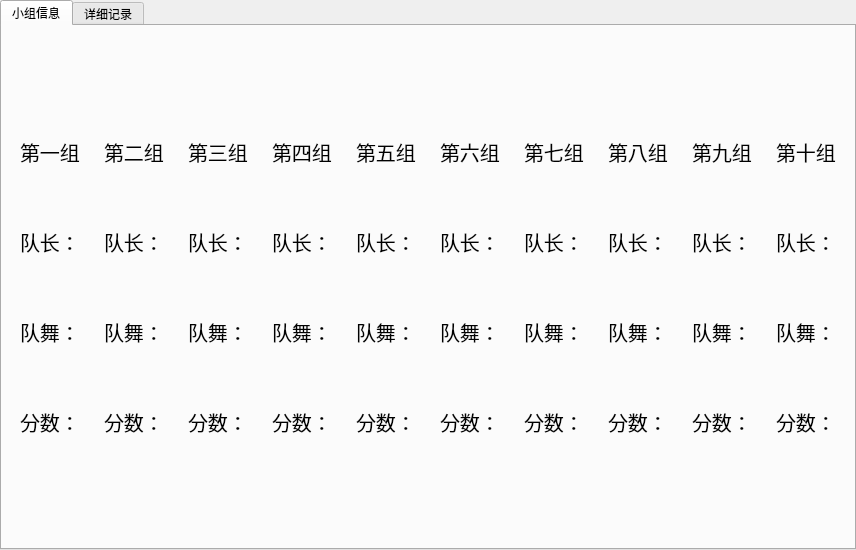
<?xml version="1.0" encoding="UTF-8"?>
<ui version="4.0">
 <class>ScoreViewer</class>
 <widget class="QMainWindow" name="ScoreViewer">
  <property name="geometry">
   <rect>
    <x>0</x>
    <y>0</y>
    <width>856</width>
    <height>550</height>
   </rect>
  </property>
  <property name="windowTitle">
   <string>积分榜</string>
  </property>
  <property name="accessibleName">
   <string/>
  </property>
  <widget class="QWidget" name="centralwidget">
   <layout class="QHBoxLayout" name="horizontalLayout">
    <property name="leftMargin">
     <number>0</number>
    </property>
    <property name="topMargin">
     <number>0</number>
    </property>
    <property name="rightMargin">
     <number>0</number>
    </property>
    <property name="bottomMargin">
     <number>0</number>
    </property>
    <item>
     <widget class="QTabWidget" name="tabWidget">
      <property name="font">
       <font>
        <hintingpreference>PreferDefaultHinting</hintingpreference>
       </font>
      </property>
      <property name="layoutDirection">
       <enum>Qt::LayoutDirection::LeftToRight</enum>
      </property>
      <property name="currentIndex">
       <number>0</number>
      </property>
      <property name="elideMode">
       <enum>Qt::TextElideMode::ElideNone</enum>
      </property>
      <widget class="QWidget" name="GroupInfoTab">
       <property name="sizePolicy">
        <sizepolicy hsizetype="Preferred" vsizetype="Preferred">
         <horstretch>0</horstretch>
         <verstretch>0</verstretch>
        </sizepolicy>
       </property>
       <attribute name="title">
        <string>小组信息</string>
       </attribute>
       <layout class="QHBoxLayout" name="horizontalLayout_2">
        <item>
         <widget class="QWidget" name="infogroup1" native="true">
          <layout class="QVBoxLayout" name="verticalLayout">
           <property name="spacing">
            <number>50</number>
           </property>
           <item>
            <spacer name="verticalSpacer">
             <property name="orientation">
              <enum>Qt::Orientation::Vertical</enum>
             </property>
             <property name="sizeHint" stdset="0">
              <size>
               <width>20</width>
               <height>40</height>
              </size>
             </property>
            </spacer>
           </item>
           <item>
            <widget class="QLabel" name="labelid1">
             <property name="minimumSize">
              <size>
               <width>0</width>
               <height>40</height>
              </size>
             </property>
             <property name="maximumSize">
              <size>
               <width>16777215</width>
               <height>40</height>
              </size>
             </property>
             <property name="font">
              <font>
               <pointsize>15</pointsize>
               <hintingpreference>PreferDefaultHinting</hintingpreference>
              </font>
             </property>
             <property name="text">
              <string>第一组</string>
             </property>
            </widget>
           </item>
           <item>
            <widget class="QLabel" name="labelname1">
             <property name="minimumSize">
              <size>
               <width>0</width>
               <height>40</height>
              </size>
             </property>
             <property name="maximumSize">
              <size>
               <width>16777215</width>
               <height>40</height>
              </size>
             </property>
             <property name="font">
              <font>
               <pointsize>15</pointsize>
               <hintingpreference>PreferDefaultHinting</hintingpreference>
              </font>
             </property>
             <property name="text">
              <string>队长：</string>
             </property>
            </widget>
           </item>
           <item>
            <widget class="QLabel" name="labeldance1">
             <property name="minimumSize">
              <size>
               <width>0</width>
               <height>40</height>
              </size>
             </property>
             <property name="maximumSize">
              <size>
               <width>16777215</width>
               <height>40</height>
              </size>
             </property>
             <property name="font">
              <font>
               <pointsize>15</pointsize>
               <hintingpreference>PreferDefaultHinting</hintingpreference>
              </font>
             </property>
             <property name="text">
              <string>队舞：</string>
             </property>
            </widget>
           </item>
           <item>
            <widget class="QLabel" name="labelscore1">
             <property name="minimumSize">
              <size>
               <width>0</width>
               <height>40</height>
              </size>
             </property>
             <property name="maximumSize">
              <size>
               <width>16777215</width>
               <height>40</height>
              </size>
             </property>
             <property name="font">
              <font>
               <pointsize>15</pointsize>
               <hintingpreference>PreferDefaultHinting</hintingpreference>
              </font>
             </property>
             <property name="text">
              <string>分数：</string>
             </property>
            </widget>
           </item>
           <item>
            <spacer name="verticalSpacer_2">
             <property name="orientation">
              <enum>Qt::Orientation::Vertical</enum>
             </property>
             <property name="sizeHint" stdset="0">
              <size>
               <width>20</width>
               <height>40</height>
              </size>
             </property>
            </spacer>
           </item>
          </layout>
         </widget>
        </item>
        <item>
         <widget class="QWidget" name="infogroup2" native="true">
          <layout class="QVBoxLayout" name="verticalLayout_9">
           <property name="spacing">
            <number>50</number>
           </property>
           <item>
            <spacer name="verticalSpacer_17">
             <property name="orientation">
              <enum>Qt::Orientation::Vertical</enum>
             </property>
             <property name="sizeHint" stdset="0">
              <size>
               <width>20</width>
               <height>40</height>
              </size>
             </property>
            </spacer>
           </item>
           <item>
            <widget class="QLabel" name="labelid2">
             <property name="minimumSize">
              <size>
               <width>0</width>
               <height>40</height>
              </size>
             </property>
             <property name="maximumSize">
              <size>
               <width>16777215</width>
               <height>40</height>
              </size>
             </property>
             <property name="font">
              <font>
               <pointsize>15</pointsize>
               <hintingpreference>PreferDefaultHinting</hintingpreference>
              </font>
             </property>
             <property name="text">
              <string>第二组</string>
             </property>
            </widget>
           </item>
           <item>
            <widget class="QLabel" name="labelname2">
             <property name="minimumSize">
              <size>
               <width>0</width>
               <height>40</height>
              </size>
             </property>
             <property name="maximumSize">
              <size>
               <width>16777215</width>
               <height>40</height>
              </size>
             </property>
             <property name="font">
              <font>
               <pointsize>15</pointsize>
               <hintingpreference>PreferDefaultHinting</hintingpreference>
              </font>
             </property>
             <property name="text">
              <string>队长：</string>
             </property>
            </widget>
           </item>
           <item>
            <widget class="QLabel" name="labeldance2">
             <property name="minimumSize">
              <size>
               <width>0</width>
               <height>40</height>
              </size>
             </property>
             <property name="maximumSize">
              <size>
               <width>16777215</width>
               <height>40</height>
              </size>
             </property>
             <property name="font">
              <font>
               <pointsize>15</pointsize>
               <hintingpreference>PreferDefaultHinting</hintingpreference>
              </font>
             </property>
             <property name="text">
              <string>队舞：</string>
             </property>
            </widget>
           </item>
           <item>
            <widget class="QLabel" name="labelscore2">
             <property name="minimumSize">
              <size>
               <width>0</width>
               <height>40</height>
              </size>
             </property>
             <property name="maximumSize">
              <size>
               <width>16777215</width>
               <height>40</height>
              </size>
             </property>
             <property name="font">
              <font>
               <pointsize>15</pointsize>
               <hintingpreference>PreferDefaultHinting</hintingpreference>
              </font>
             </property>
             <property name="text">
              <string>分数：</string>
             </property>
            </widget>
           </item>
           <item>
            <spacer name="verticalSpacer_18">
             <property name="orientation">
              <enum>Qt::Orientation::Vertical</enum>
             </property>
             <property name="sizeHint" stdset="0">
              <size>
               <width>20</width>
               <height>40</height>
              </size>
             </property>
            </spacer>
           </item>
          </layout>
         </widget>
        </item>
        <item>
         <widget class="QWidget" name="infogroup3" native="true">
          <layout class="QVBoxLayout" name="verticalLayout_7">
           <property name="spacing">
            <number>50</number>
           </property>
           <item>
            <spacer name="verticalSpacer_13">
             <property name="orientation">
              <enum>Qt::Orientation::Vertical</enum>
             </property>
             <property name="sizeHint" stdset="0">
              <size>
               <width>20</width>
               <height>40</height>
              </size>
             </property>
            </spacer>
           </item>
           <item>
            <widget class="QLabel" name="labelid3">
             <property name="minimumSize">
              <size>
               <width>0</width>
               <height>40</height>
              </size>
             </property>
             <property name="maximumSize">
              <size>
               <width>16777215</width>
               <height>40</height>
              </size>
             </property>
             <property name="font">
              <font>
               <pointsize>15</pointsize>
               <hintingpreference>PreferDefaultHinting</hintingpreference>
              </font>
             </property>
             <property name="text">
              <string>第三组</string>
             </property>
            </widget>
           </item>
           <item>
            <widget class="QLabel" name="labelname3">
             <property name="minimumSize">
              <size>
               <width>0</width>
               <height>40</height>
              </size>
             </property>
             <property name="maximumSize">
              <size>
               <width>16777215</width>
               <height>40</height>
              </size>
             </property>
             <property name="font">
              <font>
               <pointsize>15</pointsize>
               <hintingpreference>PreferDefaultHinting</hintingpreference>
              </font>
             </property>
             <property name="text">
              <string>队长：</string>
             </property>
            </widget>
           </item>
           <item>
            <widget class="QLabel" name="labeldance3">
             <property name="minimumSize">
              <size>
               <width>0</width>
               <height>40</height>
              </size>
             </property>
             <property name="maximumSize">
              <size>
               <width>16777215</width>
               <height>40</height>
              </size>
             </property>
             <property name="font">
              <font>
               <pointsize>15</pointsize>
               <hintingpreference>PreferDefaultHinting</hintingpreference>
              </font>
             </property>
             <property name="text">
              <string>队舞：</string>
             </property>
            </widget>
           </item>
           <item>
            <widget class="QLabel" name="labelscore3">
             <property name="minimumSize">
              <size>
               <width>0</width>
               <height>40</height>
              </size>
             </property>
             <property name="maximumSize">
              <size>
               <width>16777215</width>
               <height>40</height>
              </size>
             </property>
             <property name="font">
              <font>
               <pointsize>15</pointsize>
               <hintingpreference>PreferDefaultHinting</hintingpreference>
              </font>
             </property>
             <property name="text">
              <string>分数：</string>
             </property>
            </widget>
           </item>
           <item>
            <spacer name="verticalSpacer_14">
             <property name="orientation">
              <enum>Qt::Orientation::Vertical</enum>
             </property>
             <property name="sizeHint" stdset="0">
              <size>
               <width>20</width>
               <height>40</height>
              </size>
             </property>
            </spacer>
           </item>
          </layout>
         </widget>
        </item>
        <item>
         <widget class="QWidget" name="infogroup4" native="true">
          <layout class="QVBoxLayout" name="verticalLayout_10">
           <property name="spacing">
            <number>50</number>
           </property>
           <item>
            <spacer name="verticalSpacer_19">
             <property name="orientation">
              <enum>Qt::Orientation::Vertical</enum>
             </property>
             <property name="sizeHint" stdset="0">
              <size>
               <width>20</width>
               <height>40</height>
              </size>
             </property>
            </spacer>
           </item>
           <item>
            <widget class="QLabel" name="labelid4">
             <property name="minimumSize">
              <size>
               <width>0</width>
               <height>40</height>
              </size>
             </property>
             <property name="maximumSize">
              <size>
               <width>16777215</width>
               <height>40</height>
              </size>
             </property>
             <property name="font">
              <font>
               <pointsize>15</pointsize>
               <hintingpreference>PreferDefaultHinting</hintingpreference>
              </font>
             </property>
             <property name="text">
              <string>第四组</string>
             </property>
            </widget>
           </item>
           <item>
            <widget class="QLabel" name="labelname4">
             <property name="minimumSize">
              <size>
               <width>0</width>
               <height>40</height>
              </size>
             </property>
             <property name="maximumSize">
              <size>
               <width>16777215</width>
               <height>40</height>
              </size>
             </property>
             <property name="font">
              <font>
               <pointsize>15</pointsize>
               <hintingpreference>PreferDefaultHinting</hintingpreference>
              </font>
             </property>
             <property name="text">
              <string>队长：</string>
             </property>
            </widget>
           </item>
           <item>
            <widget class="QLabel" name="labeldance4">
             <property name="minimumSize">
              <size>
               <width>0</width>
               <height>40</height>
              </size>
             </property>
             <property name="maximumSize">
              <size>
               <width>16777215</width>
               <height>40</height>
              </size>
             </property>
             <property name="font">
              <font>
               <pointsize>15</pointsize>
               <hintingpreference>PreferDefaultHinting</hintingpreference>
              </font>
             </property>
             <property name="text">
              <string>队舞：</string>
             </property>
            </widget>
           </item>
           <item>
            <widget class="QLabel" name="labelscore4">
             <property name="minimumSize">
              <size>
               <width>0</width>
               <height>40</height>
              </size>
             </property>
             <property name="maximumSize">
              <size>
               <width>16777215</width>
               <height>40</height>
              </size>
             </property>
             <property name="font">
              <font>
               <pointsize>15</pointsize>
               <hintingpreference>PreferDefaultHinting</hintingpreference>
              </font>
             </property>
             <property name="text">
              <string>分数：</string>
             </property>
            </widget>
           </item>
           <item>
            <spacer name="verticalSpacer_20">
             <property name="orientation">
              <enum>Qt::Orientation::Vertical</enum>
             </property>
             <property name="sizeHint" stdset="0">
              <size>
               <width>20</width>
               <height>40</height>
              </size>
             </property>
            </spacer>
           </item>
          </layout>
         </widget>
        </item>
        <item>
         <widget class="QWidget" name="infogroup5" native="true">
          <layout class="QVBoxLayout" name="verticalLayout_2">
           <property name="spacing">
            <number>50</number>
           </property>
           <item>
            <spacer name="verticalSpacer_3">
             <property name="orientation">
              <enum>Qt::Orientation::Vertical</enum>
             </property>
             <property name="sizeHint" stdset="0">
              <size>
               <width>20</width>
               <height>40</height>
              </size>
             </property>
            </spacer>
           </item>
           <item>
            <widget class="QLabel" name="labelid5">
             <property name="minimumSize">
              <size>
               <width>0</width>
               <height>40</height>
              </size>
             </property>
             <property name="maximumSize">
              <size>
               <width>16777215</width>
               <height>40</height>
              </size>
             </property>
             <property name="font">
              <font>
               <pointsize>15</pointsize>
               <hintingpreference>PreferDefaultHinting</hintingpreference>
              </font>
             </property>
             <property name="text">
              <string>第五组</string>
             </property>
            </widget>
           </item>
           <item>
            <widget class="QLabel" name="labelname5">
             <property name="minimumSize">
              <size>
               <width>0</width>
               <height>40</height>
              </size>
             </property>
             <property name="maximumSize">
              <size>
               <width>16777215</width>
               <height>40</height>
              </size>
             </property>
             <property name="font">
              <font>
               <pointsize>15</pointsize>
               <hintingpreference>PreferDefaultHinting</hintingpreference>
              </font>
             </property>
             <property name="text">
              <string>队长：</string>
             </property>
            </widget>
           </item>
           <item>
            <widget class="QLabel" name="labeldance5">
             <property name="minimumSize">
              <size>
               <width>0</width>
               <height>40</height>
              </size>
             </property>
             <property name="maximumSize">
              <size>
               <width>16777215</width>
               <height>40</height>
              </size>
             </property>
             <property name="font">
              <font>
               <pointsize>15</pointsize>
               <hintingpreference>PreferDefaultHinting</hintingpreference>
              </font>
             </property>
             <property name="text">
              <string>队舞：</string>
             </property>
            </widget>
           </item>
           <item>
            <widget class="QLabel" name="labelscore5">
             <property name="minimumSize">
              <size>
               <width>0</width>
               <height>40</height>
              </size>
             </property>
             <property name="maximumSize">
              <size>
               <width>16777215</width>
               <height>40</height>
              </size>
             </property>
             <property name="font">
              <font>
               <pointsize>15</pointsize>
               <hintingpreference>PreferDefaultHinting</hintingpreference>
              </font>
             </property>
             <property name="text">
              <string>分数：</string>
             </property>
            </widget>
           </item>
           <item>
            <spacer name="verticalSpacer_4">
             <property name="orientation">
              <enum>Qt::Orientation::Vertical</enum>
             </property>
             <property name="sizeHint" stdset="0">
              <size>
               <width>20</width>
               <height>40</height>
              </size>
             </property>
            </spacer>
           </item>
          </layout>
         </widget>
        </item>
        <item>
         <widget class="QWidget" name="infogroup6" native="true">
          <layout class="QVBoxLayout" name="verticalLayout_8">
           <property name="spacing">
            <number>50</number>
           </property>
           <item>
            <spacer name="verticalSpacer_15">
             <property name="orientation">
              <enum>Qt::Orientation::Vertical</enum>
             </property>
             <property name="sizeHint" stdset="0">
              <size>
               <width>20</width>
               <height>40</height>
              </size>
             </property>
            </spacer>
           </item>
           <item>
            <widget class="QLabel" name="labelid6">
             <property name="minimumSize">
              <size>
               <width>0</width>
               <height>40</height>
              </size>
             </property>
             <property name="maximumSize">
              <size>
               <width>16777215</width>
               <height>40</height>
              </size>
             </property>
             <property name="font">
              <font>
               <pointsize>15</pointsize>
               <hintingpreference>PreferDefaultHinting</hintingpreference>
              </font>
             </property>
             <property name="text">
              <string>第六组</string>
             </property>
            </widget>
           </item>
           <item>
            <widget class="QLabel" name="labelname6">
             <property name="minimumSize">
              <size>
               <width>0</width>
               <height>40</height>
              </size>
             </property>
             <property name="maximumSize">
              <size>
               <width>16777215</width>
               <height>40</height>
              </size>
             </property>
             <property name="font">
              <font>
               <pointsize>15</pointsize>
               <hintingpreference>PreferDefaultHinting</hintingpreference>
              </font>
             </property>
             <property name="text">
              <string>队长：</string>
             </property>
            </widget>
           </item>
           <item>
            <widget class="QLabel" name="labeldance6">
             <property name="minimumSize">
              <size>
               <width>0</width>
               <height>40</height>
              </size>
             </property>
             <property name="maximumSize">
              <size>
               <width>16777215</width>
               <height>40</height>
              </size>
             </property>
             <property name="font">
              <font>
               <pointsize>15</pointsize>
               <hintingpreference>PreferDefaultHinting</hintingpreference>
              </font>
             </property>
             <property name="text">
              <string>队舞：</string>
             </property>
            </widget>
           </item>
           <item>
            <widget class="QLabel" name="labelscore6">
             <property name="minimumSize">
              <size>
               <width>0</width>
               <height>40</height>
              </size>
             </property>
             <property name="maximumSize">
              <size>
               <width>16777215</width>
               <height>40</height>
              </size>
             </property>
             <property name="font">
              <font>
               <pointsize>15</pointsize>
               <hintingpreference>PreferDefaultHinting</hintingpreference>
              </font>
             </property>
             <property name="text">
              <string>分数：</string>
             </property>
            </widget>
           </item>
           <item>
            <spacer name="verticalSpacer_16">
             <property name="orientation">
              <enum>Qt::Orientation::Vertical</enum>
             </property>
             <property name="sizeHint" stdset="0">
              <size>
               <width>20</width>
               <height>40</height>
              </size>
             </property>
            </spacer>
           </item>
          </layout>
         </widget>
        </item>
        <item>
         <widget class="QWidget" name="infogroup7" native="true">
          <layout class="QVBoxLayout" name="verticalLayout_5">
           <property name="spacing">
            <number>50</number>
           </property>
           <item>
            <spacer name="verticalSpacer_9">
             <property name="orientation">
              <enum>Qt::Orientation::Vertical</enum>
             </property>
             <property name="sizeHint" stdset="0">
              <size>
               <width>20</width>
               <height>40</height>
              </size>
             </property>
            </spacer>
           </item>
           <item>
            <widget class="QLabel" name="labelid7">
             <property name="minimumSize">
              <size>
               <width>0</width>
               <height>40</height>
              </size>
             </property>
             <property name="maximumSize">
              <size>
               <width>16777215</width>
               <height>40</height>
              </size>
             </property>
             <property name="font">
              <font>
               <pointsize>15</pointsize>
               <hintingpreference>PreferDefaultHinting</hintingpreference>
              </font>
             </property>
             <property name="text">
              <string>第七组</string>
             </property>
            </widget>
           </item>
           <item>
            <widget class="QLabel" name="labelname7">
             <property name="minimumSize">
              <size>
               <width>0</width>
               <height>40</height>
              </size>
             </property>
             <property name="maximumSize">
              <size>
               <width>16777215</width>
               <height>40</height>
              </size>
             </property>
             <property name="font">
              <font>
               <pointsize>15</pointsize>
               <hintingpreference>PreferDefaultHinting</hintingpreference>
              </font>
             </property>
             <property name="text">
              <string>队长：</string>
             </property>
            </widget>
           </item>
           <item>
            <widget class="QLabel" name="labeldance7">
             <property name="minimumSize">
              <size>
               <width>0</width>
               <height>40</height>
              </size>
             </property>
             <property name="maximumSize">
              <size>
               <width>16777215</width>
               <height>40</height>
              </size>
             </property>
             <property name="font">
              <font>
               <pointsize>15</pointsize>
               <hintingpreference>PreferDefaultHinting</hintingpreference>
              </font>
             </property>
             <property name="text">
              <string>队舞：</string>
             </property>
            </widget>
           </item>
           <item>
            <widget class="QLabel" name="labelscore7">
             <property name="minimumSize">
              <size>
               <width>0</width>
               <height>40</height>
              </size>
             </property>
             <property name="maximumSize">
              <size>
               <width>16777215</width>
               <height>40</height>
              </size>
             </property>
             <property name="font">
              <font>
               <pointsize>15</pointsize>
               <hintingpreference>PreferDefaultHinting</hintingpreference>
              </font>
             </property>
             <property name="text">
              <string>分数：</string>
             </property>
            </widget>
           </item>
           <item>
            <spacer name="verticalSpacer_10">
             <property name="orientation">
              <enum>Qt::Orientation::Vertical</enum>
             </property>
             <property name="sizeHint" stdset="0">
              <size>
               <width>20</width>
               <height>40</height>
              </size>
             </property>
            </spacer>
           </item>
          </layout>
         </widget>
        </item>
        <item>
         <widget class="QWidget" name="infogroup8" native="true">
          <layout class="QVBoxLayout" name="verticalLayout_11">
           <property name="spacing">
            <number>50</number>
           </property>
           <item>
            <spacer name="verticalSpacer_21">
             <property name="orientation">
              <enum>Qt::Orientation::Vertical</enum>
             </property>
             <property name="sizeHint" stdset="0">
              <size>
               <width>20</width>
               <height>40</height>
              </size>
             </property>
            </spacer>
           </item>
           <item>
            <widget class="QLabel" name="labelid8">
             <property name="minimumSize">
              <size>
               <width>0</width>
               <height>40</height>
              </size>
             </property>
             <property name="maximumSize">
              <size>
               <width>16777215</width>
               <height>40</height>
              </size>
             </property>
             <property name="font">
              <font>
               <pointsize>15</pointsize>
               <hintingpreference>PreferDefaultHinting</hintingpreference>
              </font>
             </property>
             <property name="text">
              <string>第八组</string>
             </property>
            </widget>
           </item>
           <item>
            <widget class="QLabel" name="labelname8">
             <property name="minimumSize">
              <size>
               <width>0</width>
               <height>40</height>
              </size>
             </property>
             <property name="maximumSize">
              <size>
               <width>16777215</width>
               <height>40</height>
              </size>
             </property>
             <property name="font">
              <font>
               <pointsize>15</pointsize>
               <hintingpreference>PreferDefaultHinting</hintingpreference>
              </font>
             </property>
             <property name="text">
              <string>队长：</string>
             </property>
            </widget>
           </item>
           <item>
            <widget class="QLabel" name="labeldance8">
             <property name="minimumSize">
              <size>
               <width>0</width>
               <height>40</height>
              </size>
             </property>
             <property name="maximumSize">
              <size>
               <width>16777215</width>
               <height>40</height>
              </size>
             </property>
             <property name="font">
              <font>
               <pointsize>15</pointsize>
               <hintingpreference>PreferDefaultHinting</hintingpreference>
              </font>
             </property>
             <property name="text">
              <string>队舞：</string>
             </property>
            </widget>
           </item>
           <item>
            <widget class="QLabel" name="labelscore8">
             <property name="minimumSize">
              <size>
               <width>0</width>
               <height>40</height>
              </size>
             </property>
             <property name="maximumSize">
              <size>
               <width>16777215</width>
               <height>40</height>
              </size>
             </property>
             <property name="font">
              <font>
               <pointsize>15</pointsize>
               <hintingpreference>PreferDefaultHinting</hintingpreference>
              </font>
             </property>
             <property name="text">
              <string>分数：</string>
             </property>
            </widget>
           </item>
           <item>
            <spacer name="verticalSpacer_22">
             <property name="orientation">
              <enum>Qt::Orientation::Vertical</enum>
             </property>
             <property name="sizeHint" stdset="0">
              <size>
               <width>20</width>
               <height>40</height>
              </size>
             </property>
            </spacer>
           </item>
          </layout>
         </widget>
        </item>
        <item>
         <widget class="QWidget" name="infogroup9" native="true">
          <layout class="QVBoxLayout" name="verticalLayout_6">
           <property name="spacing">
            <number>50</number>
           </property>
           <item>
            <spacer name="verticalSpacer_11">
             <property name="orientation">
              <enum>Qt::Orientation::Vertical</enum>
             </property>
             <property name="sizeHint" stdset="0">
              <size>
               <width>20</width>
               <height>40</height>
              </size>
             </property>
            </spacer>
           </item>
           <item>
            <widget class="QLabel" name="labelid9">
             <property name="minimumSize">
              <size>
               <width>0</width>
               <height>40</height>
              </size>
             </property>
             <property name="maximumSize">
              <size>
               <width>16777215</width>
               <height>40</height>
              </size>
             </property>
             <property name="font">
              <font>
               <pointsize>15</pointsize>
               <hintingpreference>PreferDefaultHinting</hintingpreference>
              </font>
             </property>
             <property name="text">
              <string>第九组</string>
             </property>
            </widget>
           </item>
           <item>
            <widget class="QLabel" name="labelname9">
             <property name="minimumSize">
              <size>
               <width>0</width>
               <height>40</height>
              </size>
             </property>
             <property name="maximumSize">
              <size>
               <width>16777215</width>
               <height>40</height>
              </size>
             </property>
             <property name="font">
              <font>
               <pointsize>15</pointsize>
               <hintingpreference>PreferDefaultHinting</hintingpreference>
              </font>
             </property>
             <property name="text">
              <string>队长：</string>
             </property>
            </widget>
           </item>
           <item>
            <widget class="QLabel" name="labeldance9">
             <property name="minimumSize">
              <size>
               <width>0</width>
               <height>40</height>
              </size>
             </property>
             <property name="maximumSize">
              <size>
               <width>16777215</width>
               <height>40</height>
              </size>
             </property>
             <property name="font">
              <font>
               <pointsize>15</pointsize>
               <hintingpreference>PreferDefaultHinting</hintingpreference>
              </font>
             </property>
             <property name="text">
              <string>队舞：</string>
             </property>
            </widget>
           </item>
           <item>
            <widget class="QLabel" name="labelscore9">
             <property name="minimumSize">
              <size>
               <width>0</width>
               <height>40</height>
              </size>
             </property>
             <property name="maximumSize">
              <size>
               <width>16777215</width>
               <height>40</height>
              </size>
             </property>
             <property name="font">
              <font>
               <pointsize>15</pointsize>
               <hintingpreference>PreferDefaultHinting</hintingpreference>
              </font>
             </property>
             <property name="text">
              <string>分数：</string>
             </property>
            </widget>
           </item>
           <item>
            <spacer name="verticalSpacer_12">
             <property name="orientation">
              <enum>Qt::Orientation::Vertical</enum>
             </property>
             <property name="sizeHint" stdset="0">
              <size>
               <width>20</width>
               <height>40</height>
              </size>
             </property>
            </spacer>
           </item>
          </layout>
         </widget>
        </item>
        <item>
         <widget class="QWidget" name="infogroup10" native="true">
          <layout class="QVBoxLayout" name="verticalLayout_3">
           <property name="spacing">
            <number>50</number>
           </property>
           <item>
            <spacer name="verticalSpacer_5">
             <property name="orientation">
              <enum>Qt::Orientation::Vertical</enum>
             </property>
             <property name="sizeHint" stdset="0">
              <size>
               <width>20</width>
               <height>40</height>
              </size>
             </property>
            </spacer>
           </item>
           <item>
            <widget class="QLabel" name="labelid10">
             <property name="minimumSize">
              <size>
               <width>0</width>
               <height>40</height>
              </size>
             </property>
             <property name="maximumSize">
              <size>
               <width>16777215</width>
               <height>40</height>
              </size>
             </property>
             <property name="font">
              <font>
               <pointsize>15</pointsize>
               <hintingpreference>PreferDefaultHinting</hintingpreference>
              </font>
             </property>
             <property name="text">
              <string>第十组</string>
             </property>
            </widget>
           </item>
           <item>
            <widget class="QLabel" name="labelname10">
             <property name="minimumSize">
              <size>
               <width>0</width>
               <height>40</height>
              </size>
             </property>
             <property name="maximumSize">
              <size>
               <width>16777215</width>
               <height>40</height>
              </size>
             </property>
             <property name="font">
              <font>
               <pointsize>15</pointsize>
               <hintingpreference>PreferDefaultHinting</hintingpreference>
              </font>
             </property>
             <property name="text">
              <string>队长：</string>
             </property>
            </widget>
           </item>
           <item>
            <widget class="QLabel" name="labeldance10">
             <property name="minimumSize">
              <size>
               <width>0</width>
               <height>40</height>
              </size>
             </property>
             <property name="maximumSize">
              <size>
               <width>16777215</width>
               <height>40</height>
              </size>
             </property>
             <property name="font">
              <font>
               <pointsize>15</pointsize>
               <hintingpreference>PreferDefaultHinting</hintingpreference>
              </font>
             </property>
             <property name="text">
              <string>队舞：</string>
             </property>
            </widget>
           </item>
           <item>
            <widget class="QLabel" name="labelscore10">
             <property name="minimumSize">
              <size>
               <width>0</width>
               <height>40</height>
              </size>
             </property>
             <property name="maximumSize">
              <size>
               <width>16777215</width>
               <height>40</height>
              </size>
             </property>
             <property name="font">
              <font>
               <pointsize>15</pointsize>
               <hintingpreference>PreferDefaultHinting</hintingpreference>
              </font>
             </property>
             <property name="text">
              <string>分数：</string>
             </property>
            </widget>
           </item>
           <item>
            <spacer name="verticalSpacer_6">
             <property name="orientation">
              <enum>Qt::Orientation::Vertical</enum>
             </property>
             <property name="sizeHint" stdset="0">
              <size>
               <width>20</width>
               <height>40</height>
              </size>
             </property>
            </spacer>
           </item>
          </layout>
         </widget>
        </item>
       </layout>
      </widget>
      <widget class="QWidget" name="ScoreRecordsTab">
       <attribute name="title">
        <string>详细记录</string>
       </attribute>
      </widget>
     </widget>
    </item>
   </layout>
  </widget>
 </widget>
 <resources/>
 <connections/>
</ui>
